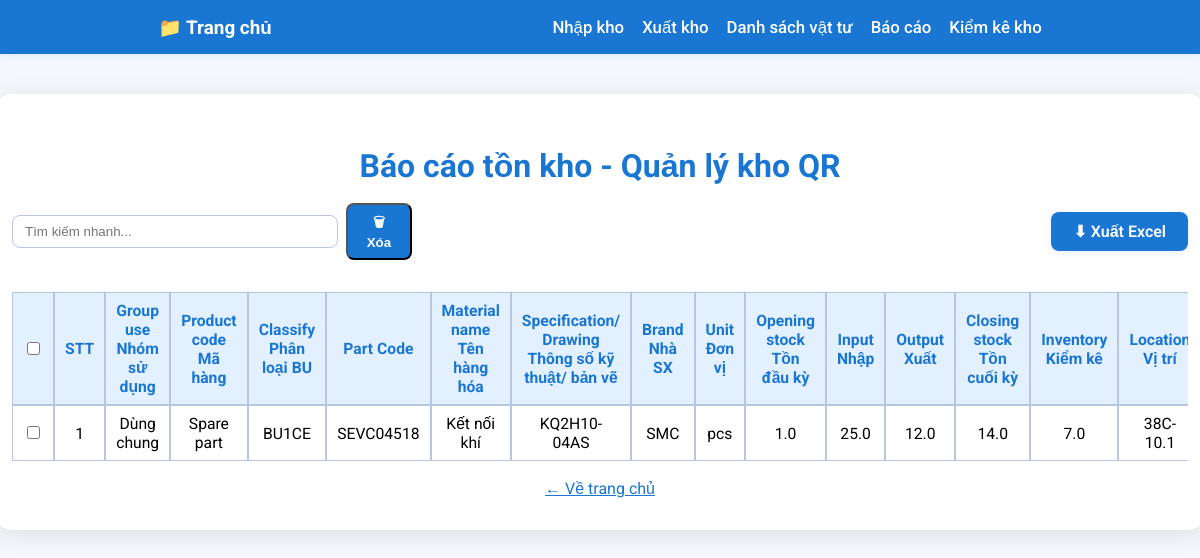
The page /bao-cao on the database as committed earlier.
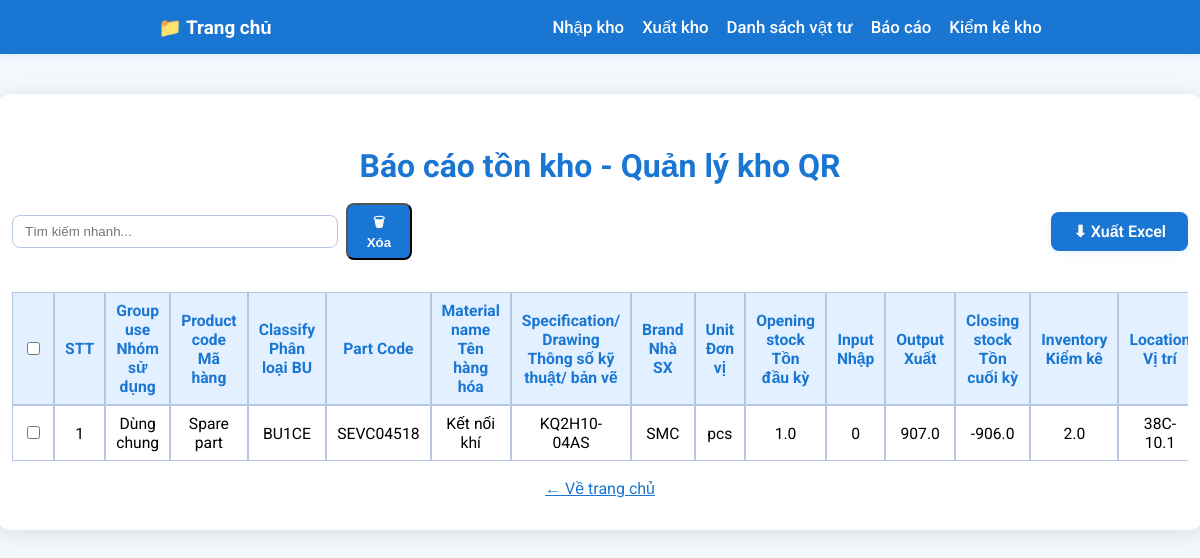
The same page on the database as committed later.
### tables this page shows
CREATE TABLE MATERIAL (
            material_id INTEGER PRIMARY KEY,
            product_code TEXT,
            material_name TEXT,
            part_code TEXT,
            group_name TEXT,
            classification TEXT,
            specification TEXT,
            brand_name TEXT,
            unit TEXT,
            supplier_name TEXT,
            location TEXT,
            status TEXT,
            created_at DATETIME,
            updated_at DATETIME
        , imported_by TEXT, quantity INTEGER DEFAULT 0);

CREATE TABLE STOCK_TRANSACTION (
            transaction_id INTEGER PRIMARY KEY,
            material_id INTEGER,
            transaction_type TEXT,
            quantity REAL,
            transaction_date DATETIME,
            reference_number TEXT,
            notes TEXT,
            created_at DATETIME, imported_by TEXT, exported_by TEXT,
            FOREIGN KEY(material_id) REFERENCES MATERIAL(material_id)
        );

### app.py (the view)
@app.route('/bao-cao')
def bao_cao():
    conn = get_db_connection()
    products = conn.execute('''
        SELECT * FROM MATERIAL WHERE material_id IN (
            SELECT MAX(material_id) FROM MATERIAL GROUP BY part_code
        )
    ''').fetchall()
    report = []
    for idx, row in enumerate(products, 1):
        material_id = row['material_id']
        part_code = row['part_code']
        input_qty = conn.execute('''SELECT COALESCE(SUM(quantity),0) FROM STOCK_TRANSACTION WHERE material_id IN (SELECT material_id FROM MATERIAL WHERE part_code=?) AND transaction_type="input"''', (part_code,)).fetchone()[0]
        output_qty = conn.execute('''SELECT COALESCE(SUM(quantity),0) FROM STOCK_TRANSACTION WHERE material_id IN (SELECT material_id FROM MATERIAL WHERE part_code=?) AND transaction_type="output"''', (part_code,)).fetchone()[0]
        inventory_row = conn.execute('''SELECT quantity, created_at FROM STOCK_TRANSACTION WHERE material_id IN (SELECT material_id FROM MATERIAL WHERE part_code=?) AND transaction_type="inventory" ORDER BY created_at DESC LIMIT 1''', (part_code,)).fetchone()
        inventory_qty = inventory_row['quantity'] if inventory_row else ''
        inventory_time = inventory_row['created_at'] if inventory_row else ''
        opening_row = conn.execute('''SELECT quantity FROM STOCK_TRANSACTION WHERE material_id IN (SELECT material_id FROM MATERIAL WHERE part_code=?) AND transaction_type="inventory" ORDER BY created_at ASC LIMIT 1''', (part_code,)).fetchone()
        opening_stock = opening_row['quantity'] if opening_row else 0
        closing_stock = opening_stock + input_qty - output_qty
        report.append({
            'stt': idx,
            'group_use': row['group_name'] if 'group_name' in row.keys() else '',
            'product_code': row['product_code'] if 'product_code' in row.keys() else '',
            'classify': row['classification'] if 'classification' in row.keys() else '',
            'part_code': row['part_code'] if 'part_code' in row.keys() else '',
            'material_name': row['material_name'] if 'material_name' in row.keys() else '',
            'specification': row['specification'] if 'specification' in row.keys() else '',
            'brand': row['brand_name'] if 'brand_name' in row.keys() else '',
            'unit': row['unit'] if 'unit' in row.keys() else '',
            'opening_stock': opening_stock,
            'input': input_qty,
            'output': output_qty,
            'closing_stock': closing_stock,
            'inventory': inventory_qty,
            'location': row['location'] if 'location' in row.keys() else '',
            'last_update': row['updated_at'] if 'updated_at' in row.keys() else '',
            'last_time': row['created_at'] if 'created_at' in row.keys() else '',
        })
    conn.close()
    return render_template('bao_cao.html', report=report)

### app.py (called while the page is built)
def get_db_connection():
    conn = sqlite3.connect(DATABASE_PATH)
    conn.row_factory = sqlite3.Row
    return conn

### templates/bao_cao.html (shortened to what the changed rows need)
<!DOCTYPE html>
<html lang="vi">
<head>
</head>
<body style="background:#f4f8fd;">
<div style="display:flex;justify-content:center;align-items:flex-start;min-height:100vh;width:100vw;">
    <div class="container" style="background:#fff;max-width:1400px;width:98vw;margin:40px auto 32px auto;border-radius:18px;box-shadow:0 4px 24px rgba(0,0,0,0.10);padding:32px 18px 32px 18px;">
        <h1 style="color:#1976d2;margin-bottom:18px;text-align:center;">Báo cáo tồn kho - Quản lý kho QR</h1>
        <div style="overflow-x:auto;width:100%;">
        <table id="report-table" style="min-width:1200px;width:100%;border-collapse:separate;border-spacing:0;background:#fff;border-radius:12px;box-shadow:0 2px 8px rgba(25,118,210,0.06);font-size:0.98rem;">
            <thead style="position:sticky;top:0;z-index:2;">
                <tr style="background:#1976d2;color:#fff;">
                    <th><input type="checkbox" id="select-all"></th>
                    <th>STT</th>
                    <th>Group use<br>Nhóm sử dụng</th>
                    <th>Product code<br>Mã hàng</th>
                    <th>Classify<br>Phân loại BU</th>
                    <th>Part Code</th>
                    <th>Material name<br>Tên hàng hóa</th>
                    <th>Specification/ Drawing<br>Thông số kỹ thuật/ bản vẽ</th>
                    <th>Brand<br>Nhà SX</th>
                    <th>Unit<br>Đơn vị</th>
                    <th>Opening stock<br>Tồn đầu kỳ</th>
                    <th>Input<br>Nhập</th>
                    <th>Output<br>Xuất</th>
                    <th>Closing stock<br>Tồn cuối kỳ</th>
                    <th>Inventory<br>Kiểm kê</th>
                    <th>Location<br>Vị trí</th>
                </tr>
            </thead>
            <tbody>
                {% for r in report %}
                <tr class="report-row">
                    <td><input type="checkbox" class="row-checkbox" data-part-code="{{ r.part_code }}"></td>
                    <td>{{ r.stt }}</td>
                    <td>{{ r.group_use }}</td>
                    <td>{{ r.product_code }}</td>
                    <td>{{ r.classify }}</td>
                    <td>{{ r.part_code }}</td>
                    <td>{{ r.material_name }}</td>
                    <td>{{ r.specification }}</td>
                    <td>{{ r.brand }}</td>
                    <td>{{ r.unit }}</td>
                    <td>{{ r.opening_stock }}</td>
                    <td>{{ r.input }}</td>
                    <td>{{ r.output }}</td>
                    <td>{{ r.closing_stock }}</td>
                    <td>{{ r.inventory }}</td>
                    <td>{{ r.location }}</td>
                </tr>
                {% endfor %}
            </tbody>
        </table>
        </div>
    </div>
</div>
</body>
</html>

Rows that differ between the two databases and show on the page:
no longer on this page (row unchanged): STOCK_TRANSACTION: inventory "7.0"
added STOCK_TRANSACTION: inventory "2.0"
Other text that changed with them:
new list line: "☐ 1 0 907.0 -906.0"
new list line: "Dùng chung Spare part BU1CE SEVC04518 Kết nối khí KQ2H10-04AS SMC pcs 38C-10.1"
new list line: "1.0"
list line gone: "☐ 1 25.0 12.0 14.0"
list line gone: "Dùng chung Spare part BU1CE SEVC04518 Kết nối khí KQ2H10-04AS SMC pcs 38C-10.1"
list line gone: "1.0"
